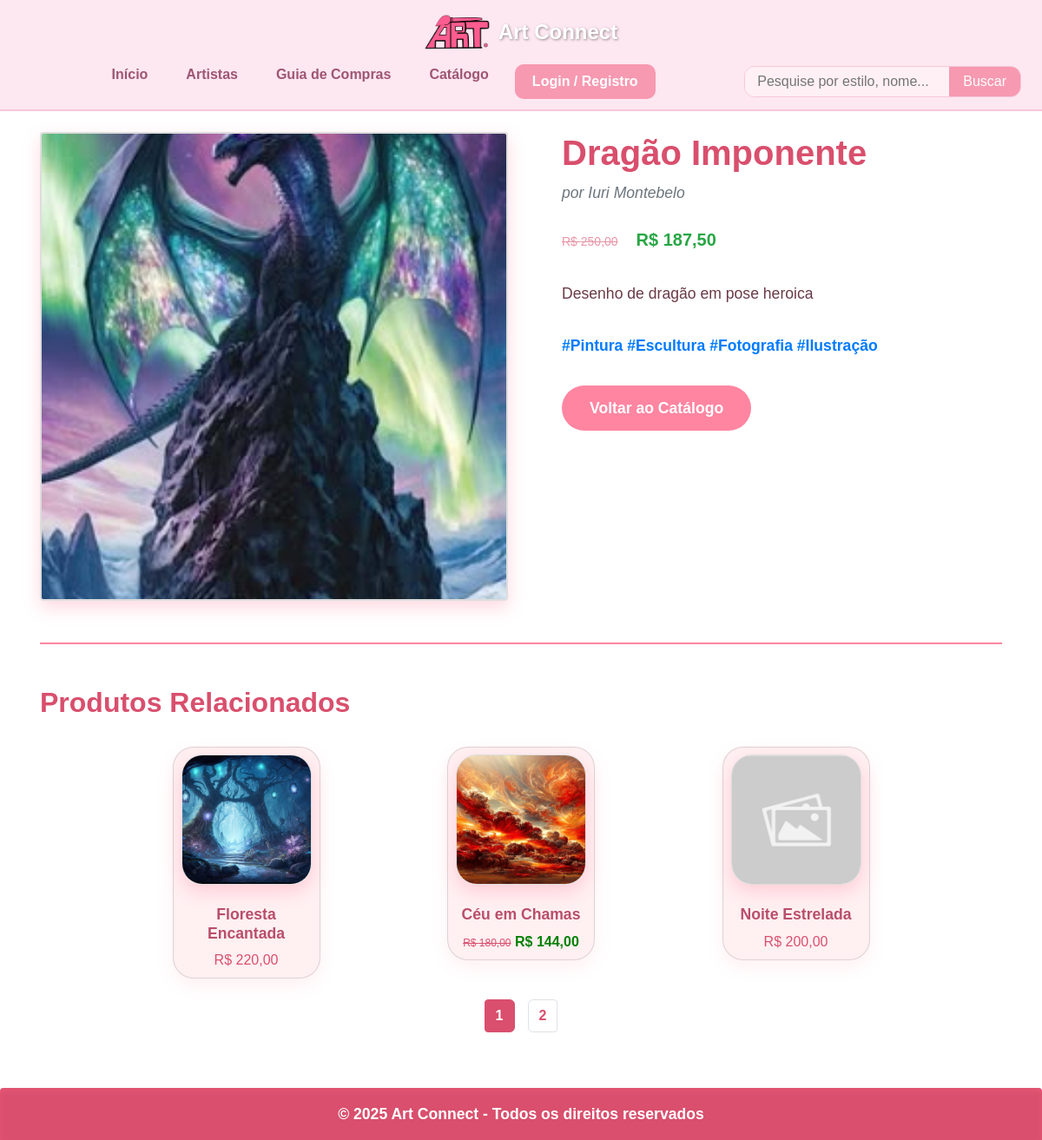
The app's page /usuarios/catalogo/produto.php?id=20 with its own data.
### tables this page shows
CREATE TABLE IF NOT EXISTS `artes` (
  `id` int(11) NOT NULL AUTO_INCREMENT,
  `titulo` varchar(255) NOT NULL,
  `descricao` text DEFAULT NULL,
  `imagem` varchar(255) DEFAULT NULL,
  `preco` decimal(10,2) DEFAULT NULL,
  `desconto` int(11) DEFAULT 0,
  `preco_final` decimal(10,2) DEFAULT NULL,
  `artista_id` int(11) NOT NULL,
  `data_publicacao` datetime DEFAULT current_timestamp(),
  `preco_promocao` decimal(10,2) DEFAULT 0.00,
  `promocao` bit(1) NOT NULL,
  `status` bit(1) NOT NULL,
  PRIMARY KEY (`id`),
  KEY `fk_artista` (`artista_id`)
);

CREATE TABLE IF NOT EXISTS `usuarios` (
  `id` int(11) NOT NULL AUTO_INCREMENT,
  `nome` varchar(100) NOT NULL,
  `nome_social` varchar(100) DEFAULT NULL,
  `email` varchar(100) NOT NULL,
  `senha` varchar(255) NOT NULL,
  `tipo` bit(1) NOT NULL,
  `cpf` varchar(14) NOT NULL,
  `rg` varchar(20) DEFAULT NULL,
  `data_nascimento` date DEFAULT NULL,
  `foto` varchar(255) DEFAULT NULL,
  `status` bit(1) NOT NULL,
  `data_cadastro` datetime NOT NULL,
  `apelido` varchar(50) DEFAULT NULL,
  `sexo` char(1) DEFAULT NULL,
  `descricao` text DEFAULT NULL,
  `cidade` varchar(40) NOT NULL,
  `estado` char(2) NOT NULL,
  PRIMARY KEY (`id`),
  UNIQUE KEY `unique_email` (`email`),
  UNIQUE KEY `unique_cpf` (`cpf`)
);

### usuarios/catalogo/produto.php (the view, shortened to what this page needs)
<?php
require_once '../../conexao.php';
$id = intval($_GET['id']);
$sql = "SELECT artes.*, usuarios.nome AS nome_artista
        FROM artes
        LEFT JOIN usuarios ON artes.artista_id = usuarios.id
        WHERE artes.id = $id
        LIMIT 1";
$res = mysqli_query($conexao, $sql);
$produto = mysqli_fetch_assoc($res);
$tags = [];
$tag_ids = [];
$tag_res = mysqli_query($conexao, "SELECT t.id, t.nome
                                   FROM arte_tag at
                                   INNER JOIN tags t ON at.tag_id = t.id
                                   WHERE at.arte_id = {$produto['id']}");
while ($t = mysqli_fetch_assoc($tag_res)) {
    $tags[] = "#" . $t['nome'];
    $tag_ids[] = $t['id'];
}
$caminhoImagem = "../../images/produtos/" . $produto['imagem'];
$imagem = (!empty($produto['imagem']) && file_exists($caminhoImagem))
    ? $caminhoImagem
    : "../../images/assets/img/placeholder-produto.jpg";
$preco = number_format($produto['preco'], 2, ',', '.');
$temDesconto = $produto['desconto'] > 0;
$precoFinal = $temDesconto
    ? $produto['preco'] * (1 - $produto['desconto'] / 100)
    : $produto['preco'];
$precoFinalFormatado = number_format($precoFinal, 2, ',', '.');
$itens_por_pagina = 3;
$pagina_atual = isset($_GET['pagina_rel']) && is_numeric($_GET['pagina_rel']) ? intval($_GET['pagina_rel']) : 1;
$offset = ($pagina_atual - 1) * $itens_por_pagina;
$total_relacionados = 0;
if (!empty($tag_ids)) {
    $tag_ids_str = implode(',', $tag_ids);
    $sql_count = "SELECT COUNT(DISTINCT a.id) as total
                  FROM artes a
                  INNER JOIN arte_tag at ON a.id = at.arte_id
                  WHERE at.tag_id IN ($tag_ids_str)
                  AND a.id != {$produto['id']}";
    $res_count = mysqli_query($conexao, $sql_count);
    if ($res_count) {
        $row = mysqli_fetch_assoc($res_count);
        $total_relacionados = intval($row['total']);
    }
}
$total_paginas = ceil($total_relacionados / $itens_por_pagina);
$relacionados = [];
if ($total_relacionados > 0) {
    if ($total_relacionados > 0 && !empty($tag_ids)) {
        $sql_rel = "SELECT DISTINCT a.*
                    FROM artes a
                    INNER JOIN arte_tag at ON a.id = at.arte_id
                    WHERE at.tag_id IN ($tag_ids_str)
                    AND a.id != {$produto['id']}
                    LIMIT $offset, $itens_por_pagina";
    } else {
        $sql_rel = "SELECT * FROM artes
                    WHERE artista_id = {$produto['artista_id']}
                    AND id != {$produto['id']}
                    LIMIT $offset, $itens_por_pagina";
    }
    $res_rel = mysqli_query($conexao, $sql_rel);
    while ($rel = mysqli_fetch_assoc($res_rel)) {
        $relacionados[] = $rel;
    }
}
?>
<!DOCTYPE html>
<html lang="pt">
<head>
    <link rel="stylesheet" href="https://stackpath.bootstrapcdn.com/bootstrap/4.1.3/css/bootstrap.min.css" />
    <link rel="stylesheet" href="../../css/produto.css" />
</head>
<?php include("../topo.php"); ?>
<body>
    <div class="container mt-4">
        <div class="row">
            <div class="col-md-6">
                <img src="<?php echo $imagem; ?>" alt="Imagem do produto" class="img-fluid rounded img-produto" />
            </div>
            <div class="col-md-6">
                <h2><?php echo $produto['titulo']; ?></h2>
                <p class="text-muted">por <?php echo $produto['nome_artista']; ?></p>
                <p>
                    <?php if ($temDesconto) { ?>
                        <del style="font-size: 14px;">R$ <?php echo $preco; ?></del>
                        <strong class="text-success" style="font-size: 20px;">R$
                            <?php echo $precoFinalFormatado; ?></strong>
                    <?php } else { ?>
                        <strong style="font-size: 20px;">R$ <?php echo $preco; ?></strong>
                    <?php } ?>
                </p>
                <p><?php echo !empty($produto['descricao']) ? nl2br($produto['descricao']) : "Sem descrição disponível."; ?>
                </p>
                <p class="text-primary"><?php echo implode(' ', $tags); ?></p>
                <a href="catalogo.php" class="btn btn-secondary">Voltar ao Catálogo</a>
            </div>
        </div>
        <hr class="my-5" />
        <h4>Produtos Relacionados</h4>
        <div class="row">
            <?php
            if (!empty($relacionados)) {
                foreach ($relacionados as $rel) {
                    $caminhoImagemRel = "../../images/produtos/" . $rel['imagem'];
                    $imgRel = (!empty($rel['imagem']) && file_exists($caminhoImagemRel))
                        ? $caminhoImagemRel
                        : "../../images/assets/img/placeholder-produto.jpg";
                    $pre_sem = number_format($rel['preco'], 2, ',', '.');
                    $temDes = $rel['desconto'] > 0;
                    if ($temDes) {
                        $preSemFinal = $rel['preco'] * (1 - $rel['desconto'] / 100);
                        $preSemFinalFmt = number_format($preSemFinal, 2, ',', '.');
                    }
                    ?>
                    <div class="col-md-3 col-6 mb-4 text-center">
                        <div class="card card-relacionado p-2">
                            <a href="produto.php?id=<?php echo $rel['id']; ?>">
                                <img src="<?php echo $imgRel; ?>" alt="<?php echo $rel['titulo']; ?>" />
                                <h6 class="mt-2"><?php echo $rel['titulo']; ?></h6>
                            </a>
                            <?php
                            if ($temDes) {
                                echo "<small><del style='font-size:12px;'>R$ {$pre_sem}</del> <strong style='color:green;'>R$ {$preSemFinalFmt}</strong></small>";
                            } else {
                                echo "<small>R$ {$pre_sem}</small>";
                            }
                            ?>
                        </div>
                    </div>
                    <?php
                }
            } else {
                echo "<p class='ml-3'>Nenhum produto relacionado encontrado.</p>";
            }
            ?>
        </div>
        <?php if ($total_paginas > 1): ?>
            <nav aria-label="Paginação produtos relacionados">
                <ul class="pagination">
                    <?php for ($i = 1; $i <= $total_paginas; $i++): ?>
                        <li class="page-item <?php echo ($i == $pagina_atual) ? 'active' : ''; ?>">
                            <a class="page-link"
                                href="?id=<?php echo $produto['id']; ?>&pagina_rel=<?php echo $i; ?>"><?php echo $i; ?></a>
                        </li>
                    <?php endfor; ?>
                </ul>
            </nav>
        <?php endif; ?>
    </div>
    <footer class="bg-rose text-white py-3 text-center rounded-top">
        <p class="mb-0">&copy; 2025 Art Connect - Todos os direitos reservados</p>
    </footer>
</body>
</html>

### css/produto.css (style rules this page uses)
body { display: flex; flex-direction: column; min-height: 100vh; margin: 0; font-family: 'Poppins', sans-serif; color: #6b3a47; }
.container { flex: 1; max-width: 1140px; margin: 2rem auto 4rem; padding: 0 1rem; }
.row { display: flex; flex-wrap: wrap; gap: 2rem; align-items: flex-start; justify-content: center; }
.col-md-6:first-child { flex: 1 1 540px; display: flex; justify-content: center; }
.img-produto { width: 540px; height: 540px; object-fit: cover; border-radius: 1.5rem; box-shadow: 0 8px 20px rgba(255, 105, 135, 0.25); max-width: 100%; border: 2px solid #ddd; }
.col-md-6:last-child { flex: 1 1 400px; display: flex; flex-direction: column; justify-content: flex-start; text-align: left; }
h2 { font-size: 2.5rem; color: #d94f6d; margin-bottom: 0.5rem; font-weight: 700; }
.text-muted { font-style: italic; font-size: 1.1rem; margin-bottom: 1.5rem; color: #b56b89; }
p strong { font-size: 2rem; color: #d94f6d; font-weight: 700; }
p del { color: #d94f6d; opacity: 0.6; margin-right: 1rem; font-size: 1.2rem; }
p { font-size: 1.1rem; line-height: 1.6; margin-bottom: 2rem; }
.text-primary { font-weight: 700; font-size: 1.1rem; color: #d94f6d; margin-bottom: 2rem; user-select: none; }
.btn-secondary { background-color: #ff85a1; border: none; border-radius: 50px; color: white; padding: 0.8rem 2rem; font-weight: 700; font-size: 1.1rem; transition: background-color 0.3s ease; align-self: flex-start; text-decoration: none; cursor: pointer; }
hr.my-5 { border: none; border-top: 2px solid #ff85a1; margin: 4rem 0; width: 100%; }
h4 { font-size: 2rem; color: #d94f6d; margin-bottom: 2rem; font-weight: 700; user-select: none; text-align: left; }
.row>.col-md-3 { display: flex; justify-content: center; }
.card-relacionado { background-color: #fff0f2; border-radius: 1.5rem; box-shadow: 0 8px 20px rgba(255, 105, 135, 0.1); padding: 1rem; width: 170px; transition: transform 0.3s ease, box-shadow 0.3s ease; text-align: center; cursor: pointer; }
.card-relacionado img { width: 150px; height: 150px; object-fit: cover; border-radius: 1.5rem; box-shadow: 0 8px 20px rgba(255, 105, 135, 0.25); margin-bottom: 1rem; max-width: 100%; border: 1px solid #ddd; }
.card-relacionado h6 { font-size: 1.1rem; font-weight: 700; color: #b94e6a; margin-bottom: 0.5rem; user-select: none; }
.card-relacionado small { font-size: 1rem; color: #d94f6d; user-select: none; }
.pagination { justify-content: center; }
.page-item.active .page-link { background-color: #d94f6d; border-color: #d94f6d; color: #fff; }
.page-link { color: #d94f6d; }
footer { background-color: #d94f6d; color: #fff5f8; text-align: center; padding: 1rem 0; font-weight: 600; font-size: 1rem; border-top-left-radius: 1rem; border-top-right-radius: 1rem; box-shadow: inset 0 4px 8px rgba(255, 105, 135, 0.3); }

### css/topo.css (style rules this page uses)
nav { width: 100%; display: flex; flex-wrap: wrap; justify-content: center; gap: 12px; align-items: center; }
nav ul { list-style: none; display: flex; gap: 16px; flex-wrap: wrap; padding-left: 0; margin: 0; justify-content: center; }
nav ul li a { text-decoration: none; color: #9e5571; font-weight: 600; padding: 7px 14px; border-radius: 6px; transition: background-color 0.3s ease, color 0.3s ease; font-size: 1rem; }

### records on screen
artes: imagem (picture), titulo "Dragão Imponente", artista.nome "Iuri Montebelo", preco "250,00", precoFinalFormatado "187,50", descricao "Desenho de dragão em pose heroica"
artes: imagem (picture), titulo "Floresta Encantada", preco "220,00"
artes: imagem (picture), titulo "Céu em Chamas", preco "180,00", preSemFinalFmt "144,00"
artes: shows a picture, titulo "Noite Estrelada", preco "200,00"

### other values on screen
implode(' ', $tags) "#Pintura #Escultura #Fotografia #Ilustração"
